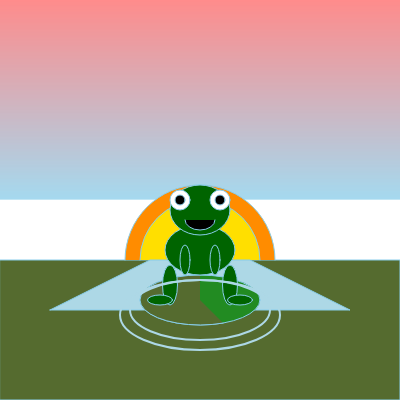
Frame 1 (no input)
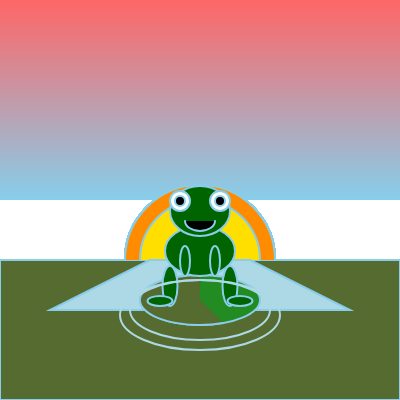
Frame 60 (no input)
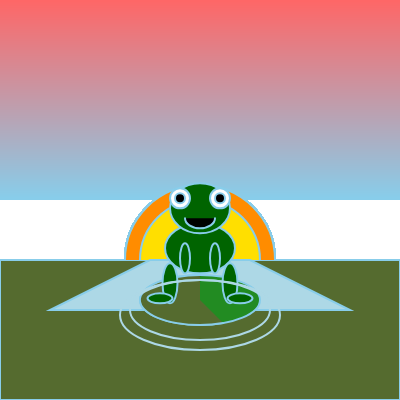
Frame 120 (the mouse pressed at the canvas centre since frame 60)

The p5.js sketch that drew these frames (run headless with seeded random() and noise() and a simulated clock; from frame 60 on, the mouse is pressed at the canvas centre):

// p5.js sketch
// ── sketch.js
let yPos = 0; // Variable for frog's idle movement (up and down)
let angle = 0; // Angle for smooth sinusoidal movement

function setup() {
  createCanvas(400, 400);
  noStroke();
}

function draw() {
  // Sky gradient for sunrise (top half)
  for (let i = 0; i < height / 2; i++) {
    let inter = map(i, 0, height / 2, 0, 1);
    let c = lerpColor(color(255, 102, 102), color(135, 206, 235), inter); // Transition from light pink to sky blue
    stroke(c);
    line(0, i, width, i);
  }
  
  // Land (lower section with shorter height)
  fill(85, 107, 47); // Green color for land
  rect(0, height * 0.65, width, height * 0.35); // Adjusted height of the land (shorter)

  // Sun (sunrise) with two layers, made larger
  fill(255, 140, 0); // Orange for outer sun layer
  arc(width / 2, height * 0.65, 150, 150, PI, TWO_PI); // Larger outer orange layer (half circle)
  
  fill(255, 223, 0); // Yellow for inner sun layer
  arc(width / 2, height * 0.65, 120, 120, PI, TWO_PI); // Larger inner yellow layer

  // River (trapezoid shape, stops at the end of land layer)
  fill(173, 216, 230); // Light blue for water
  beginShape();
  vertex(50, height * 0.65 + 50); // Left side of the river at the bottom of the land layer
  vertex(350, height * 0.65 + 50); // Right side of the river
  vertex(250, height * 0.65); // Right converging point near the land's horizon
  vertex(150, height * 0.65); // Left converging point near the land's horizon
  endShape(CLOSE); // Trapezoid shape for perspective

  // Adjust the yPos for frog's idle movement (sinusoidal up and down motion)
  yPos = sin(angle) * 5; // Up and down movement based on sine wave
  angle += 0.05; // Increment angle for smooth movement

  // Lily pad (stays still)
  fill(34, 139, 34); // Green for lily pad
  ellipse(width / 2, 300, 120, 50); // Main pad body
  fill(85, 107, 47); // Darker green for bite mark
  arc(width / 2, 300, 120, 50, QUARTER_PI, HALF_PI + PI); // Bite mark

  // Frog's body (torso)
  fill(0, 100, 0); // Dark green for frog's body
  ellipse(width / 2, 250 + yPos, 70, 50); // Body (torso) moving up and down

  // Frog's head
  ellipse(width / 2, 210 + yPos, 60, 50); // Head
  
  // Frog's eyes
  fill(255); // White for eyes
  ellipse(width / 2 - 20, 200 + yPos, 20, 20); // Left eye
  ellipse(width / 2 + 20, 200 + yPos, 20, 20); // Right eye

  fill(0); // Black for pupils
  ellipse(width / 2 - 20, 200 + yPos, 10, 10); // Left pupil
  ellipse(width / 2 + 20, 200 + yPos, 10, 10); // Right pupil
  
  // Frog's legs (four-legged stance)
  
  // Front legs (closer to the middle)
  fill(0, 100, 0); // Dark green for legs
  ellipse(width / 2 - 15, 260 + yPos, 10, 30); // Left front leg
  ellipse(width / 2 + 15, 260 + yPos, 10, 30); // Right front leg

  // Back legs (spread out more to the sides)
  ellipse(width / 2 - 30, 285 + yPos, 15, 40); // Left back leg
  ellipse(width / 2 + 30, 285 + yPos, 15, 40); // Right back leg

  // Frog's feet
  ellipse(width / 2 - 40, 300 + yPos, 25, 10); // Left foot
  ellipse(width / 2 + 40, 300 + yPos, 25, 10); // Right foot
  
  // Frog's mouth
  fill(0); // Black for the mouth
  arc(width / 2, 220 + yPos, 30, 20, 0, PI); // Smile
  
  // Water ripple effect around the lily pad (stationary)
  noFill();
  stroke(173, 216, 230); // Light blue for water ripple
  strokeWeight(2);
  ellipse(width / 2, 310, 140, 60); // Ripple 1
  ellipse(width / 2, 315, 160, 70); // Ripple 2
}
